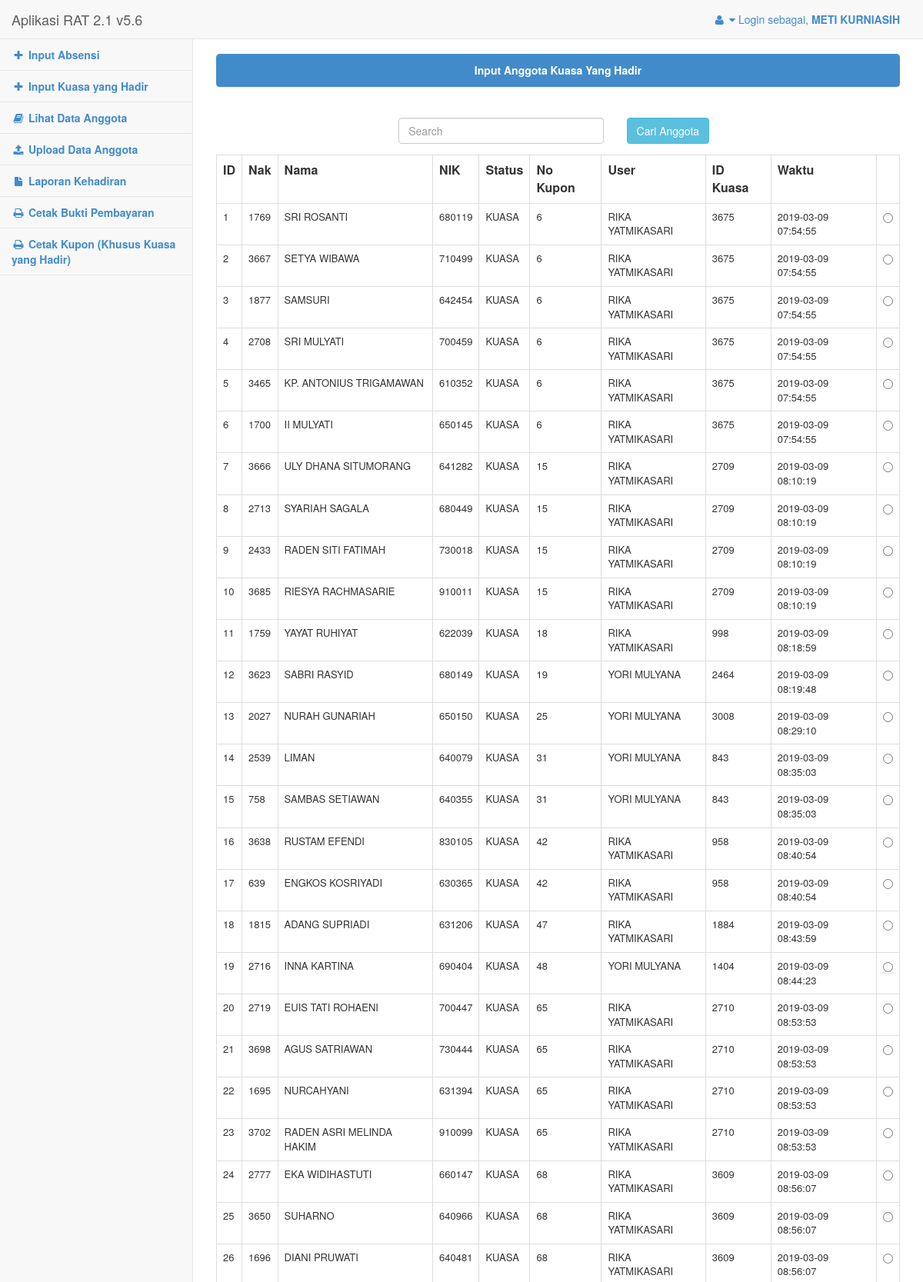
Page /pages/index.php?id=18 (signed in, upper part) on the committed database.
### tables this page shows
CREATE TABLE `kuasa` (
  `id_kuasa` int(11) NOT NULL,
  `nak` int(11) NOT NULL,
  `status` varchar(10) NOT NULL,
  `user` varchar(50) NOT NULL,
  `waktu` datetime NOT NULL,
  `temp` int(1) NOT NULL,
  `no_kupon` int(11) NOT NULL,
  `jam` time NOT NULL,
  `status2` varchar(10) NOT NULL,
  `cetak` int(1) NOT NULL
);

CREATE TABLE `anggota` (
  `id` int(11) NOT NULL,
  `nak` int(11) DEFAULT NULL,
  `nama` varchar(50) DEFAULT NULL,
  `nik` varchar(11) DEFAULT NULL
);

### pages/inputkuasa.php (the view, shortened to what this page needs)
<br>
<div class="panel panel-primary">
    <div class="panel-heading">
		<center><b>Input Anggota Kuasa Yang Hadir</b></center>
	</div>
</div>
<br>
		<div class="col-lg-4 col-md-offset-3">
			<form method="post" action="?id=20">
			<input name="cari" type="text" class="form-control" width="200" placeholder="Search" autofocus>
		</div>
		<div class="col-lg-4">
				<input type="submit" name="cari_anggota" value="Cari Anggota" class="btn btn-info">
		</div>
<br>
<?php
    $dbhost = 'localhost';
    $dbuser = 'root';
    $dbpass = '';
    $koneksi = mysql_connect($dbhost, $dbuser, $dbpass);
    $sql = "SELECT * from kuasa join anggota using (nak) where status2<>'HADIR' order by no_kupon";
    $ambildata = mysql_query( $sql, $koneksi);
    $record = mysql_num_rows($ambildata);
    echo "<form method=post action='?id=19'>";
    if ($record>0)
    {
        echo "<table border='1' class='table-responsive table-bordered table'>
        <tr><th>ID</th><th>Nak</th><th>Nama</th><th>NIK</th><th>Status</th><th>No Kupon</th><th>User</th><th>ID Kuasa</th><th>Waktu</th><th></th></tr>";
    }
    else
    {
        echo "<br><br><br><br><br><b> Data tidak ada</b>";
    }
    $i=1;
while($row = mysql_fetch_array($ambildata, MYSQL_ASSOC))
{
    echo "<tr id=biasa>
	<td>$i</td>
	<td>{$row['nak']}</td>
	<td>{$row['nama']}</td>
	<td>{$row['nik']}</td>
	<td>{$row['status']}</td>
	<td>{$row['no_kupon']}</td>
	<td>{$row['user']}</td>
	<td>{$row['id_kuasa']}</td>
	<td>{$row['waktu']}</td>
	<td><input type='radio' name='hadir' value={$row['nak']}></td>
</tr>";
$i++;
}
?>
</table>
<?php
	if ($record>0)
{
?>
	<input type="submit" name="simpan" value="Simpan Absensi" class="btn btn-success"></form>
<?php
}
?>

### assets/css/sb-admin.css (style rules this page uses)
body { background-color: #f8f8f8; padding-top: 100px; }
@media (min-width:768px) { body { padding-top: 50px; } }

### pages/index.php (style rules this page uses)
td { font-size: 13px; }

### rows in the picture
kuasa: nak "1769", anggota.nama "SRI ROSANTI", anggota.nik "680119", status "KUASA", no_kupon "6", user "RIKA YATMIKASARI", id_kuasa "3675", waktu "2019-03-09 07:54:55"
kuasa: nak "3667", anggota.nama "SETYA WIBAWA", anggota.nik "710499", status "KUASA", no_kupon "6", user "RIKA YATMIKASARI", id_kuasa "3675", waktu "2019-03-09 07:54:55"
kuasa: nak "1877", anggota.nama "SAMSURI", anggota.nik "642454", status "KUASA", no_kupon "6", user "RIKA YATMIKASARI", id_kuasa "3675", waktu "2019-03-09 07:54:55"
kuasa: nak "2708", anggota.nama "SRI MULYATI", anggota.nik "700459", status "KUASA", no_kupon "6", user "RIKA YATMIKASARI", id_kuasa "3675", waktu "2019-03-09 07:54:55"
kuasa: nak "3465", anggota.nama "KP. ANTONIUS TRIGAMAWAN", anggota.nik "610352", status "KUASA", no_kupon "6", user "RIKA YATMIKASARI", id_kuasa "3675", waktu "2019-03-09 07:54:55"
kuasa: nak "1700", anggota.nama "II MULYATI", anggota.nik "650145", status "KUASA", no_kupon "6", user "RIKA YATMIKASARI", id_kuasa "3675", waktu "2019-03-09 07:54:55"
kuasa: nak "3666", anggota.nama "ULY DHANA SITUMORANG", anggota.nik "641282", status "KUASA", no_kupon "15", user "RIKA YATMIKASARI", id_kuasa "2709", waktu "2019-03-09 08:10:19"
kuasa: nak "2713", anggota.nama "SYARIAH SAGALA", anggota.nik "680449", status "KUASA", no_kupon "15", user "RIKA YATMIKASARI", id_kuasa "2709", waktu "2019-03-09 08:10:19"
kuasa: nak "2433", anggota.nama "RADEN SITI FATIMAH", anggota.nik "730018", status "KUASA", no_kupon "15", user "RIKA YATMIKASARI", id_kuasa "2709", waktu "2019-03-09 08:10:19"
kuasa: nak "3685", anggota.nama "RIESYA RACHMASARIE", anggota.nik "910011", status "KUASA", no_kupon "15", user "RIKA YATMIKASARI", id_kuasa "2709", waktu "2019-03-09 08:10:19"
kuasa: nak "1759", anggota.nama "YAYAT RUHIYAT", anggota.nik "622039", status "KUASA", no_kupon "18", user "RIKA YATMIKASARI", id_kuasa "998", waktu "2019-03-09 08:18:59"
kuasa: nak "3623", anggota.nama "SABRI RASYID", anggota.nik "680149", status "KUASA", no_kupon "19", user "YORI MULYANA", id_kuasa "2464", waktu "2019-03-09 08:19:48"
kuasa: nak "2027", anggota.nama "NURAH GUNARIAH", anggota.nik "650150", status "KUASA", no_kupon "25", user "YORI MULYANA", id_kuasa "3008", waktu "2019-03-09 08:29:10"
kuasa: nak "2539", anggota.nama "LIMAN", anggota.nik "640079", status "KUASA", no_kupon "31", user "YORI MULYANA", id_kuasa "843", waktu "2019-03-09 08:35:03"
kuasa: nak "758", anggota.nama "SAMBAS SETIAWAN", anggota.nik "640355", status "KUASA", no_kupon "31", user "YORI MULYANA", id_kuasa "843", waktu "2019-03-09 08:35:03"
kuasa: nak "3638", anggota.nama "RUSTAM EFENDI", anggota.nik "830105", status "KUASA", no_kupon "42", user "RIKA YATMIKASARI", id_kuasa "958", waktu "2019-03-09 08:40:54"
kuasa: nak "639", anggota.nama "ENGKOS KOSRIYADI", anggota.nik "630365", status "KUASA", no_kupon "42", user "RIKA YATMIKASARI", id_kuasa "958", waktu "2019-03-09 08:40:54"
kuasa: nak "1815", anggota.nama "ADANG SUPRIADI", anggota.nik "631206", status "KUASA", no_kupon "47", user "RIKA YATMIKASARI", id_kuasa "1884", waktu "2019-03-09 08:43:59"
kuasa: nak "2716", anggota.nama "INNA KARTINA", anggota.nik "690404", status "KUASA", no_kupon "48", user "YORI MULYANA", id_kuasa "1404", waktu "2019-03-09 08:44:23"
kuasa: nak "2719", anggota.nama "EUIS TATI ROHAENI", anggota.nik "700447", status "KUASA", no_kupon "65", user "RIKA YATMIKASARI", id_kuasa "2710", waktu "2019-03-09 08:53:53"
kuasa: nak "3698", anggota.nama "AGUS SATRIAWAN", anggota.nik "730444", status "KUASA", no_kupon "65", user "RIKA YATMIKASARI", id_kuasa "2710", waktu "2019-03-09 08:53:53"
kuasa: nak "1695", anggota.nama "NURCAHYANI", anggota.nik "631394", status "KUASA", no_kupon "65", user "RIKA YATMIKASARI", id_kuasa "2710", waktu "2019-03-09 08:53:53"
kuasa: nak "3702", anggota.nama "RADEN ASRI MELINDA HAKIM", anggota.nik "910099", status "KUASA", no_kupon "65", user "RIKA YATMIKASARI", id_kuasa "2710", waktu "2019-03-09 08:53:53"
kuasa: nak "2777", anggota.nama "EKA WIDIHASTUTI", anggota.nik "660147", status "KUASA", no_kupon "68", user "RIKA YATMIKASARI", id_kuasa "3609", waktu "2019-03-09 08:56:07"
kuasa: nak "3650", anggota.nama "SUHARNO", anggota.nik "640966", status "KUASA", no_kupon "68", user "RIKA YATMIKASARI", id_kuasa "3609", waktu "2019-03-09 08:56:07"
kuasa: nak "1696", anggota.nama "DIANI PRUWATI", anggota.nik "640481", status "KUASA", no_kupon "68", user "RIKA YATMIKASARI", id_kuasa "3609", waktu "2019-03-09 08:56:07"

### other values in the picture
$_SESSION['nama'] "METI KURNIASIH"
